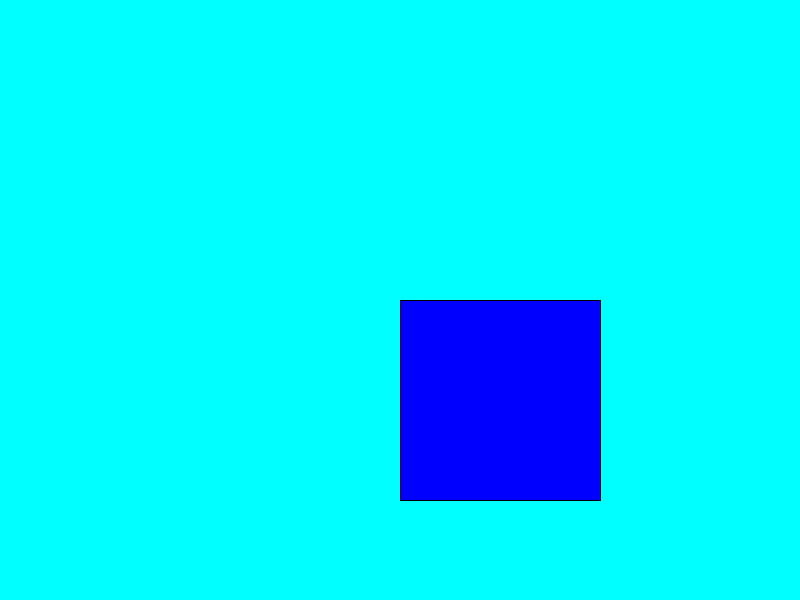
Frame 1 (no input)
Frame 60 (the mouse pressed at the canvas centre just before this capture): identical to frame 1, image omitted
Frame 120 (the mouse held since frame 60 and released just before this capture): identical to frame 1, image omitted

The Processing sketch that drew this single still picture (run headless with seeded random() and noise(); from frame 60 on, the mouse is pressed at the canvas centre):

// Processing sketch: wk5state
// ── wk5state.pde
int tt; // time control
int state=0; // state
float x1,y1,x2,y2;
void setup(){
  size(800,600);
  x1 = 100;
  y1 = height/2;
}
void draw(){
  if(state == 0){
    background(0,255,255);
    fill(0,0,255);
    square(width/2,height/2,200);
  } else if(state == 1){
    background(255,255,0);
    fill(255,0,0);
    circle(x1,y1,100);// target
    x1 += 3;
    if(x1>width) x1 = 0;
    x2 = mouseX;
    y2 = mouseY;
    fill(0,0,255);
    circle(x2,y2,50);// target    
  } else {  // state 2
    background(255,0,0);
    fill(0);
    textSize(50);
    text("gameover",width/2,height/2);
    if(tt++ >180) state = 0;
  }
}
void mouseReleased(){
  if(state==0){
    if(mouseX>width/2 && mouseX<width/2+200)
    if(mouseY>height/2 && mouseY<height/2+200)
         state = 1;
  } else if(state == 1){
    if(distance(x1,y1,x2,y2)<100){ state = 2; tt = 0; }
  } else if(state == 2) state = 0;
}
float distance(float a,float b, float c, float d){
  float dd;
  dd = sqrt((a-c)*(a-c)+(b-d)*(b-d));
  return dd;
}
